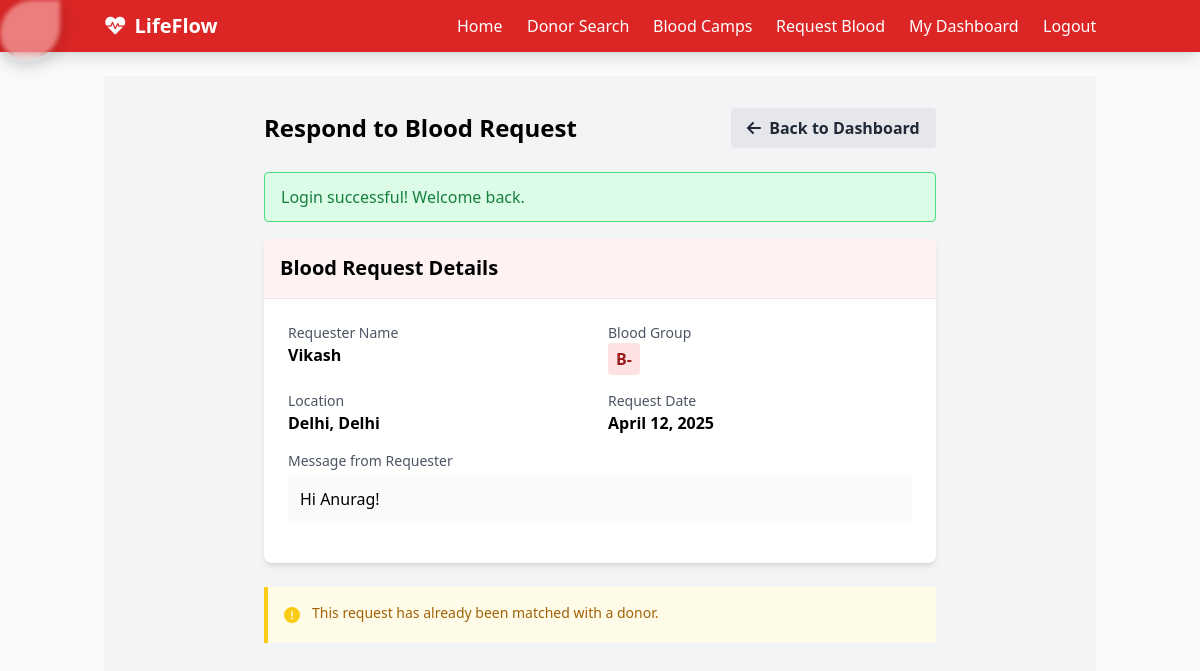
Screenshot of /dashboard/help_request.php?id=3 (signed in) with the database file from the repository.
### tables this page shows
CREATE TABLE `requests` (
  `id` int NOT NULL,
  `requester_name` varchar(100) DEFAULT NULL,
  `blood_group` varchar(5) DEFAULT NULL,
  `city` varchar(100) DEFAULT NULL,
  `state` varchar(100) DEFAULT NULL,
  `message` text,
  `matched_donor_id` int DEFAULT NULL,
  `status` enum('pending','contacted','completed') DEFAULT 'pending',
  `created_at` timestamp NULL DEFAULT CURRENT_TIMESTAMP
);

### dashboard/help_request.php (the view, shortened to what this page needs)
<?php
include_once '../includes/db.php';
include_once '../includes/auth.php';
$request_id = isset($_GET['id']) ? intval($_GET['id']) : 0;
$request_query = "SELECT * FROM requests WHERE id = ?";
$request_stmt = $conn->prepare($request_query);
$request_stmt->bind_param("i", $request_id);
$request_stmt->execute();
$request_result = $request_stmt->get_result();
$request_data = $request_result->fetch_assoc();
include_once '../includes/header.php';
?>
<div class="bg-gray-100 min-h-screen py-8">
    <div class="container mx-auto px-4">
        <div class="max-w-2xl mx-auto">
            <div class="flex items-center justify-between mb-6">
                <h1 class="text-2xl font-bold">Respond to Blood Request</h1>
                <a href="dashboard/donor.php" class="bg-gray-200 hover:bg-gray-300 text-gray-800 font-semibold py-2 px-4 rounded">
                    <i class="fas fa-arrow-left mr-1"></i> Back to Dashboard
                </a>
            </div>
            <?php echo display_alerts(); ?>
            <div class="bg-white rounded-lg shadow-md overflow-hidden mb-6">
                <div class="bg-red-50 p-4 border-b">
                    <h2 class="text-xl font-bold">Blood Request Details</h2>
                </div>
                <div class="p-6">
                    <div class="grid grid-cols-1 md:grid-cols-2 gap-4 mb-4">
                        <div>
                            <p class="text-sm text-gray-600">Requester Name</p>
                            <p class="font-semibold"><?php echo htmlspecialchars($request_data['requester_name']); ?></p>
                        </div>
                        <div>
                            <p class="text-sm text-gray-600">Blood Group</p>
                            <p class="font-semibold">
                                <span class="inline-block bg-red-100 text-red-800 px-2 py-1 rounded">
                                    <?php echo htmlspecialchars($request_data['blood_group']); ?>
                                </span>
                            </p>
                        </div>
                        <div>
                            <p class="text-sm text-gray-600">Location</p>
                            <p class="font-semibold"><?php echo htmlspecialchars($request_data['city']) . ', ' . htmlspecialchars($request_data['state']); ?></p>
                        </div>
                        <div>
                            <p class="text-sm text-gray-600">Request Date</p>
                            <p class="font-semibold"><?php echo date("F j, Y", strtotime($request_data['created_at'])); ?></p>
                        </div>
                    </div>
                    <div class="mb-4">
                        <p class="text-sm text-gray-600">Message from Requester</p>
                        <div class="mt-1 p-3 bg-gray-50 rounded">
                            <?php echo nl2br(htmlspecialchars($request_data['message'])); ?>
                        </div>
                    </div>
                </div>
            </div>
            <?php if ($request_data['status'] === 'pending'): ?>
                <div class="bg-white rounded-lg shadow-md overflow-hidden">
                    <div class="bg-gray-50 p-4 border-b">
                        <h2 class="text-xl font-bold">Your Response</h2>
                    </div>
                    <div class="p-6">
                        <form method="POST" action="">
                            <input type="hidden" name="csrf_token" value="<?php echo generate_csrf_token(); ?>">
                            <div class="mb-4">
                                <label class="block text-gray-700 text-sm font-bold mb-2" for="contact_message">
                                    Message to Requester
                                </label>
                                <textarea
                                    class="w-full px-3 py-2 border border-gray-300 rounded-md focus:outline-none focus:ring-2 focus:ring-red-600"
                                    name="contact_message"
                                    id="contact_message"
                                    rows="4"
                                    placeholder="Introduce yourself and let them know you're willing to help. Include any questions or details about your availability."
                                    required
                                ></textarea>
                            </div>
                            <div class="bg-blue-50 p-4 rounded mb-6">
                                <p class="text-sm text-blue-800">
                                    <i class="fas fa-info-circle mr-1"></i>
                                    By submitting this form, you agree to share your contact details with the requester.
                                    They will be able to see your name, phone number, and email address to coordinate the blood donation.
                                </p>
                            </div>
                            <div>
                                <button class="w-full bg-red-600 text-white py-2 px-4 rounded-md hover:bg-red-700 focus:outline-none focus:ring-2 focus:ring-red-600 focus:ring-opacity-50"
                                        type="submit">I Want To Help</button>
                            </div>
                        </form>
                    </div>
                </div>
            <?php else: ?>
                <div class="bg-yellow-50 border-l-4 border-yellow-400 p-4">
                    <div class="flex">
                        <div class="flex-shrink-0">
                            <i class="fas fa-exclamation-circle text-yellow-400"></i>
                        </div>
                        <div class="ml-3">
                            <p class="text-sm text-yellow-700">
                                This request has already been matched with a donor.
                            </p>
                        </div>
                    </div>
                </div>
            <?php endif; ?>
        </div>
    </div>
</div>
<?php include_once '../includes/footer.php'; ?>

### assets/styles.css (style rules this page uses)
* { animation: perspec 0.4s ease forwards; }

### rows the page displays
requests: requester_name "Vikash", blood_group "B-", city "Delhi", state "Delhi", created_at "April 12, 2025", message "Hi Anurag!"

### other values shown
$_SESSION['success'] "Login successful! Welcome back."
